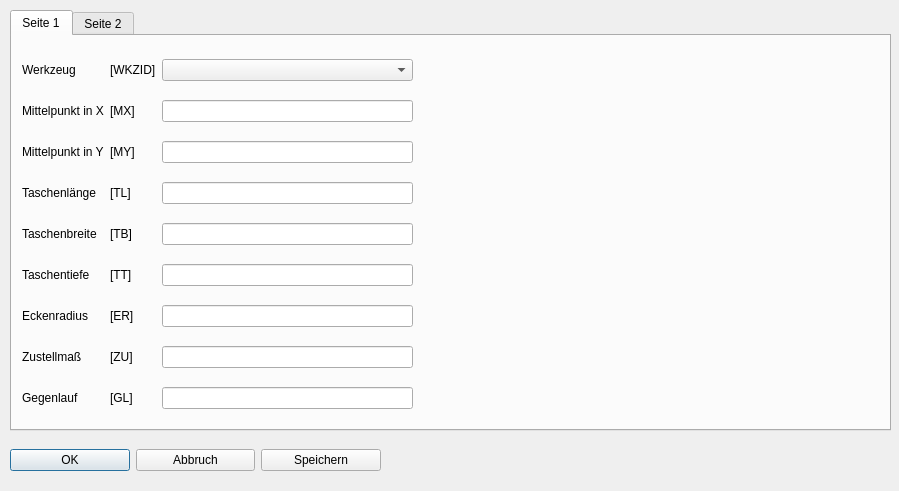
<?xml version="1.0" encoding="UTF-8"?>
<ui version="4.0">
 <class>Dialog_rta</class>
 <widget class="QDialog" name="Dialog_rta">
  <property name="geometry">
   <rect>
    <x>0</x>
    <y>0</y>
    <width>899</width>
    <height>491</height>
   </rect>
  </property>
  <property name="windowTitle">
   <string>Rechtecktasche</string>
  </property>
  <property name="modal">
   <bool>true</bool>
  </property>
  <widget class="QWidget" name="layoutWidget_3">
   <property name="geometry">
    <rect>
     <x>10</x>
     <y>440</y>
     <width>371</width>
     <height>41</height>
    </rect>
   </property>
   <layout class="QHBoxLayout" name="horizontalLayout">
    <item>
     <widget class="QPushButton" name="pushButton_ok">
      <property name="text">
       <string>OK</string>
      </property>
     </widget>
    </item>
    <item>
     <widget class="QPushButton" name="pushButton_esc">
      <property name="text">
       <string>Abbruch</string>
      </property>
     </widget>
    </item>
    <item>
     <widget class="QPushButton" name="pushButton_save">
      <property name="text">
       <string>Speichern</string>
      </property>
     </widget>
    </item>
   </layout>
  </widget>
  <widget class="QTabWidget" name="tabWidget">
   <property name="geometry">
    <rect>
     <x>10</x>
     <y>10</y>
     <width>881</width>
     <height>421</height>
    </rect>
   </property>
   <property name="currentIndex">
    <number>0</number>
   </property>
   <widget class="QWidget" name="tab">
    <attribute name="title">
     <string>Seite 1</string>
    </attribute>
    <widget class="QWidget" name="layoutWidget">
     <property name="geometry">
      <rect>
       <x>10</x>
       <y>10</y>
       <width>391</width>
       <height>381</height>
      </rect>
     </property>
     <layout class="QGridLayout" name="gridLayout">
      <item row="8" column="2">
       <widget class="QLineEdit" name="lineEdit_gegenlauf"/>
      </item>
      <item row="5" column="0">
       <widget class="QLabel" name="label_6">
        <property name="text">
         <string>Taschentiefe</string>
        </property>
       </widget>
      </item>
      <item row="2" column="2">
       <widget class="QLineEdit" name="lineEdit_y"/>
      </item>
      <item row="0" column="1">
       <widget class="QLabel" name="label_2">
        <property name="text">
         <string>[WKZID]</string>
        </property>
       </widget>
      </item>
      <item row="4" column="0">
       <widget class="QLabel" name="label_17">
        <property name="text">
         <string>Taschenbreite</string>
        </property>
       </widget>
      </item>
      <item row="7" column="0">
       <widget class="QLabel" name="label_16">
        <property name="text">
         <string>Zustellmaß</string>
        </property>
       </widget>
      </item>
      <item row="0" column="0">
       <widget class="QLabel" name="label">
        <property name="text">
         <string>Werkzeug</string>
        </property>
       </widget>
      </item>
      <item row="1" column="0">
       <widget class="QLabel" name="label_3">
        <property name="text">
         <string>Mittelpunkt in X</string>
        </property>
       </widget>
      </item>
      <item row="4" column="1">
       <widget class="QLabel" name="label_18">
        <property name="text">
         <string>[TB]</string>
        </property>
       </widget>
      </item>
      <item row="7" column="2">
       <widget class="QLineEdit" name="lineEdit_zust"/>
      </item>
      <item row="3" column="2">
       <widget class="QLineEdit" name="lineEdit_l"/>
      </item>
      <item row="2" column="1">
       <widget class="QLabel" name="label_8">
        <property name="text">
         <string>[MY]</string>
        </property>
       </widget>
      </item>
      <item row="8" column="0">
       <widget class="QLabel" name="label_39">
        <property name="text">
         <string>Gegenlauf</string>
        </property>
       </widget>
      </item>
      <item row="3" column="0">
       <widget class="QLabel" name="label_5">
        <property name="text">
         <string>Taschenlänge</string>
        </property>
       </widget>
      </item>
      <item row="5" column="2">
       <widget class="QLineEdit" name="lineEdit_ti"/>
      </item>
      <item row="2" column="0">
       <widget class="QLabel" name="label_4">
        <property name="text">
         <string>Mittelpunkt in Y</string>
        </property>
       </widget>
      </item>
      <item row="7" column="1">
       <widget class="QLabel" name="label_34">
        <property name="text">
         <string>[ZU]</string>
        </property>
       </widget>
      </item>
      <item row="5" column="1">
       <widget class="QLabel" name="label_10">
        <property name="text">
         <string>[TT]</string>
        </property>
       </widget>
      </item>
      <item row="3" column="1">
       <widget class="QLabel" name="label_9">
        <property name="text">
         <string>[TL]</string>
        </property>
       </widget>
      </item>
      <item row="4" column="2">
       <widget class="QLineEdit" name="lineEdit_b"/>
      </item>
      <item row="1" column="2">
       <widget class="QLineEdit" name="lineEdit_x"/>
      </item>
      <item row="0" column="2">
       <widget class="QComboBox" name="comboBox_wkz"/>
      </item>
      <item row="8" column="1">
       <widget class="QLabel" name="label_42">
        <property name="text">
         <string>[GL]</string>
        </property>
       </widget>
      </item>
      <item row="1" column="1">
       <widget class="QLabel" name="label_7">
        <property name="text">
         <string>[MX]</string>
        </property>
       </widget>
      </item>
      <item row="6" column="0">
       <widget class="QLabel" name="label_19">
        <property name="text">
         <string>Eckenradius</string>
        </property>
       </widget>
      </item>
      <item row="6" column="1">
       <widget class="QLabel" name="label_20">
        <property name="text">
         <string>[ER]</string>
        </property>
       </widget>
      </item>
      <item row="6" column="2">
       <widget class="QLineEdit" name="lineEdit_rad"/>
      </item>
     </layout>
    </widget>
    <widget class="QLabel" name="label_bild">
     <property name="geometry">
      <rect>
       <x>410</x>
       <y>10</y>
       <width>461</width>
       <height>381</height>
      </rect>
     </property>
     <property name="text">
      <string/>
     </property>
    </widget>
   </widget>
   <widget class="QWidget" name="tab_2">
    <attribute name="title">
     <string>Seite 2</string>
    </attribute>
    <widget class="QWidget" name="layoutWidget_2">
     <property name="geometry">
      <rect>
       <x>11</x>
       <y>9</y>
       <width>391</width>
       <height>381</height>
      </rect>
     </property>
     <layout class="QGridLayout" name="gridLayout_2">
      <item row="4" column="2">
       <widget class="QLineEdit" name="lineEdit_drehz"/>
      </item>
      <item row="3" column="2">
       <widget class="QLineEdit" name="lineEdit_vo"/>
      </item>
      <item row="4" column="0">
       <widget class="QLabel" name="label_24">
        <property name="text">
         <string>Drehzahl</string>
        </property>
       </widget>
      </item>
      <item row="4" column="1">
       <widget class="QLabel" name="label_25">
        <property name="text">
         <string>[N]</string>
        </property>
       </widget>
      </item>
      <item row="2" column="0">
       <widget class="QLabel" name="label_12">
        <property name="text">
         <string>Eintauchvorschub</string>
        </property>
       </widget>
      </item>
      <item row="1" column="0">
       <widget class="QLabel" name="label_11">
        <property name="text">
         <string>Ausräumen</string>
        </property>
       </widget>
      </item>
      <item row="7" column="0">
       <widget class="QLabel" name="label_33">
        <property name="text">
         <string>Ausführbedingung</string>
        </property>
       </widget>
      </item>
      <item row="3" column="1">
       <widget class="QLabel" name="label_27">
        <property name="text">
         <string>[VXY]</string>
        </property>
       </widget>
      </item>
      <item row="2" column="2">
       <widget class="QLineEdit" name="lineEdit_einvo"/>
      </item>
      <item row="5" column="2">
       <widget class="QSpinBox" name="spinBox_plm">
        <property name="maximum">
         <number>3</number>
        </property>
       </widget>
      </item>
      <item row="5" column="0">
       <widget class="QLabel" name="label_14">
        <property name="text">
         <string>Punktlasermodi</string>
        </property>
       </widget>
      </item>
      <item row="6" column="0">
       <widget class="QLabel" name="label_30">
        <property name="text">
         <string>Bezeichnung</string>
        </property>
       </widget>
      </item>
      <item row="2" column="1">
       <widget class="QLabel" name="label_23">
        <property name="text">
         <string>[VZ]</string>
        </property>
       </widget>
      </item>
      <item row="1" column="1">
       <widget class="QLabel" name="label_13">
        <property name="text">
         <string>[AR]</string>
        </property>
       </widget>
      </item>
      <item row="6" column="2">
       <widget class="QLineEdit" name="lineEdit_bez"/>
      </item>
      <item row="1" column="2">
       <widget class="QLineEdit" name="lineEdit_ausr"/>
      </item>
      <item row="7" column="1">
       <widget class="QLabel" name="label_32">
        <property name="text">
         <string>[AFB]</string>
        </property>
       </widget>
      </item>
      <item row="7" column="2">
       <widget class="QLineEdit" name="lineEdit_afb"/>
      </item>
      <item row="5" column="1">
       <widget class="QLabel" name="label_15">
        <property name="text">
         <string>[PLM]</string>
        </property>
       </widget>
      </item>
      <item row="3" column="0">
       <widget class="QLabel" name="label_26">
        <property name="text">
         <string>Nutvorschub</string>
        </property>
       </widget>
      </item>
      <item row="6" column="1">
       <widget class="QLabel" name="label_31">
        <property name="text">
         <string>[BEZ]</string>
        </property>
       </widget>
      </item>
      <item row="0" column="2">
       <widget class="QLineEdit" name="lineEdit_wi"/>
      </item>
      <item row="0" column="1">
       <widget class="QLabel" name="label_21">
        <property name="text">
         <string>[W]</string>
        </property>
       </widget>
      </item>
      <item row="0" column="0">
       <widget class="QLabel" name="label_22">
        <property name="text">
         <string>Winkel</string>
        </property>
       </widget>
      </item>
     </layout>
    </widget>
    <widget class="QLabel" name="label_bild_2">
     <property name="geometry">
      <rect>
       <x>410</x>
       <y>10</y>
       <width>461</width>
       <height>381</height>
      </rect>
     </property>
     <property name="text">
      <string/>
     </property>
    </widget>
   </widget>
  </widget>
 </widget>
 <tabstops>
  <tabstop>tabWidget</tabstop>
  <tabstop>comboBox_wkz</tabstop>
  <tabstop>lineEdit_x</tabstop>
  <tabstop>lineEdit_y</tabstop>
  <tabstop>lineEdit_l</tabstop>
  <tabstop>lineEdit_b</tabstop>
  <tabstop>lineEdit_ti</tabstop>
  <tabstop>lineEdit_rad</tabstop>
  <tabstop>lineEdit_zust</tabstop>
  <tabstop>lineEdit_gegenlauf</tabstop>
  <tabstop>pushButton_ok</tabstop>
  <tabstop>pushButton_esc</tabstop>
  <tabstop>pushButton_save</tabstop>
  <tabstop>lineEdit_wi</tabstop>
  <tabstop>lineEdit_ausr</tabstop>
  <tabstop>lineEdit_einvo</tabstop>
  <tabstop>lineEdit_vo</tabstop>
  <tabstop>lineEdit_drehz</tabstop>
  <tabstop>spinBox_plm</tabstop>
  <tabstop>lineEdit_bez</tabstop>
  <tabstop>lineEdit_afb</tabstop>
 </tabstops>
 <resources/>
 <connections/>
</ui>
